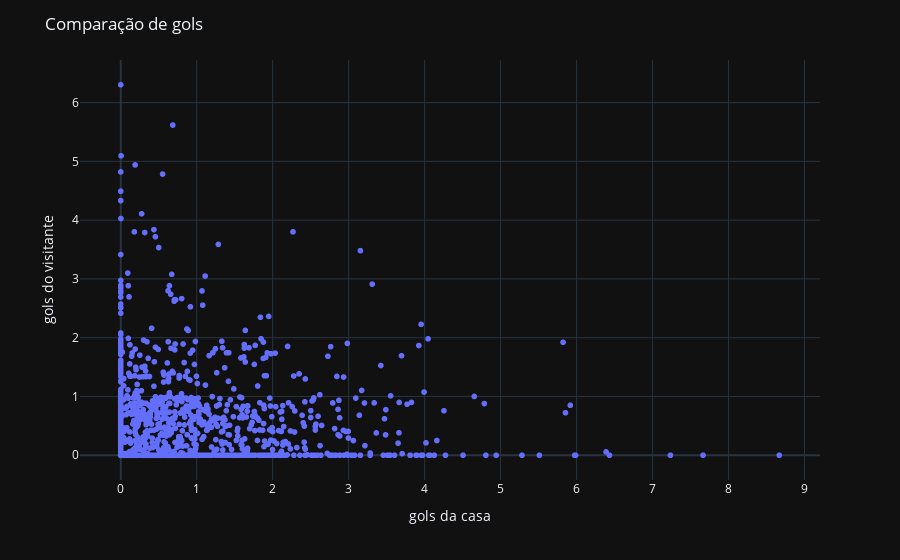

This figure's notebook cell:
### Code cell
#### solução com plotly
golspx = px.scatter(x=gols['gols_1'],y=gols['gols_2'])
golspx.update_layout(
    title='Comparação de gols',
    xaxis_title='gols da casa',
    yaxis_title='gols do visitante'
)
golspx.show()

### Figure 1 — Plotly figure (JSON) as saved in the notebook; plotly's stock layout.template omitted (floating-point values rounded to 4 significant figures; data arrays with more than 128 entries replaced by an {"elided": "..."} marker saying what was removed)
{"data": [{"hovertemplate": "x=%{x}<br>y=%{y}<extra></extra>", "legendgroup": "", "marker": {"color": "#636efa", "symbol": "circle"}, "mode": "markers", "name": "", "showlegend": false, "type": "scattergl", "x": {"elided": "1312 float values"}, "xaxis": "x", "y": {"elided": "1312 float values"}, "yaxis": "y"}], "layout": {"legend": {"tracegroupgap": 0}, "margin": {"t": 60}, "title": {"text": "Comparação de gols"}, "xaxis": {"anchor": "y", "domain": [0, 1], "title": {"text": "gols da casa"}}, "yaxis": {"anchor": "x", "domain": [0, 1], "title": {"text": "gols do visitante"}}}}
